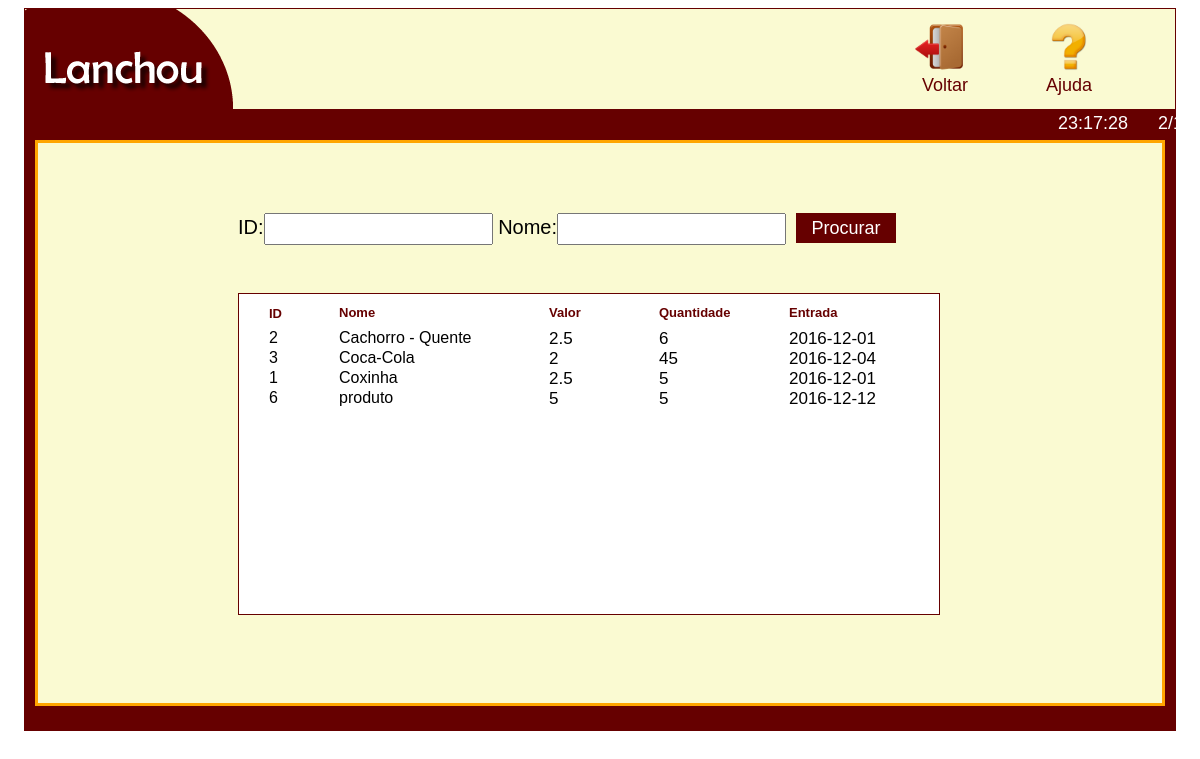
/estoque.php, run on the app's committed database.
### tables this page shows
CREATE TABLE `estoque` (
  `id` int(11) NOT NULL,
  `nome` varchar(50) NOT NULL,
  `valor` float NOT NULL,
  `quantidade` int(50) NOT NULL,
  `entrada` date NOT NULL,
  `marca` varchar(50) NOT NULL,
  `fornecedor` varchar(50) NOT NULL
);

### estoque.php (the view, shortened to what this page needs)
<?php
include('con_bd.php');
$pesquisa = mysqli_query($con,"SELECT*FROM estoque ORDER BY nome ASC");
?>
<!DOCTYPE html>
<html lang="pt-br">
<head>
	<link rel="stylesheet" type="text/css" href="css/estoque.css"/>
</head>
<body onload="time()">
<div id="inicio">
<img src="img/lanchou5.png">
<div id="blo">
<a href="ajuda2.php"><img class="img" src="img/int.png"></a>
<a href="ajuda2.php" class="ajuda">Ajuda</a>
</div>
<div id="blo2">
<a href="caixaf.php"><img class="img" src="img/sair.png"></a>
<a href="caixaf.php" class="voltar">Voltar</a>
</div>
</div>
<div id="data"></div>
<div id="hora"></div>
<div id="fim">
<div id="fim2">
    <form method="post" action="estoque2.php">
        <label>ID:</label><input type="text" name="id" class="inputfor">
        <label>Nome:</label><input type="text" name="nome"  class="inputfor">
        <input type="submit" name="b" Value="Procurar" class="botao">
    </form>
     <div id="caixa">
    <h1 class="a">ID</h1>
    <h1 class="b">Nome</h1>
    <h1 class="c">Valor</h1>
    <h1 class="d">Quantidade</h1>
    <h1 class="e">Entrada</h1>
    <?php
    while($linha = mysqli_fetch_array ($pesquisa)){
        $id = $linha['id'];
        $nome = $linha['nome'];
        $valor = $linha['valor'];
        $quantidade = $linha['quantidade'];
        $entrada = $linha['entrada'];
    ?>
    <div id="php">
    <?php echo "$id" ?>
    </div>
    <div id="php2">
    <?php echo "$nome" ?>
    </div>
    <div id="php3">
    <?php echo "$valor" ?>
    </div>
    <div id="php4">
    <?php echo "$quantidade" ?>
    </div>
    <div id="php5">
    <?php echo "$entrada" ?>
    </div>
    <?php } ?>
          </div>
</div>
</div>
</body>
</html>

### css/estoque.css (style rules this page uses)
body { background-color:; }
#inicio { width:1150px; height:100px; margin:auto; border:1px solid #660000; border-bottom:25px solid #660000; background-color:#FAFAD2; }
#fim { width:1150px; height:595px; margin:auto; border:1px solid #660000; background-color:#660000; }
#fim2 { width:1124px; height:560px; margin-left:10px; margin-top:5px; background-color:#FAFAD2; border:3px solid #FFA500; }
#hora { position:absolute; margin-left:1050px; color:white; margin-top:-21px; font-family:arial; font-size:18px; }
#data { position:absolute; margin-left:1150px; color:white; margin-top:-21px; font-family:arial; font-size:18px; }
#caixa { width:700px; height:320px; border:1px solid #660000; margin-top:150px; margin-left:200px; float:left; position:absolute; background-color:white; }
.botao { margin-left:10px; margin-top:0px; width:100px; height:30px; font-size:18px; font-family:arial; background-color:#660000; border:1px solid #660000; color:white; position:absolute; }
.inputfor { height:26px; font-size:17px; }
form { font-family:arial; font-size:15pt; margin-left:200px; margin-top:70px; border:0px solid #000; position:absolute; }
h1 { font-family:arial; font-size:13px; margin-left:27px; color:#660000; }
.a { margin-top:12px; margin-left: 30px; position:absolute; }
.b { margin-top:11px; margin-left: 100px; position:absolute; }
.c { margin-top:11px; margin-left:310px; position:absolute; }
.d { margin-top:11px; margin-left:420px; border:0px solid #000; width:80px; position:absolute; }
.e { margin-top:11px; margin-left:550px; }
#php { font-family:arial; font-size:16px; margin-left:30px; }
#php2 { font-family:arial; font-size:16px; border:0px solid #000; width:100px; height:20px; margin-left:100px; margin-top:-18px; width:200px; }
#php3 { font-family:arial; font-size:17px; border:px solid #000; width:100px; height:20px; margin-left:310px; margin-top:-20px; }
#php4 { font-family:arial; font-size:17px; border:px solid #000; width:100px; height:20px; margin-left:420px; margin-top:-20px; }
#php5 { font-family:arial; font-size:17px; border:px solid #000; width:100px; height:20px; margin-left:550px; margin-top:-20px; }
.img { width:48px; }
.ajuda { margin-left:1px; font-family:arial; font-size:18px; color:#660000; text-decoration:none; }
#blo { margin-left:1020px; margin-top:-90px; border:0px solid #000; height:80px; width:70px; }
#blo2 { margin-left:890px; margin-top:-80px; border:0px solid #000; height:80px; width:70px; border:0px solid #000; }
.voltar { margin-left:7px; font-family:arial; font-size:18px; color:#660000; text-decoration:none; }

### data on the page
estoque: id "2", nome "Cachorro - Quente", valor "2.5", quantidade "6", entrada "2016-12-01"
estoque: id "3", nome "Coca-Cola", valor "2", quantidade "45", entrada "2016-12-04"
estoque: id "1", nome "Coxinha", valor "2.5", quantidade "5", entrada "2016-12-01"
estoque: id "6", nome "produto", valor "5", quantidade "5", entrada "2016-12-12"
